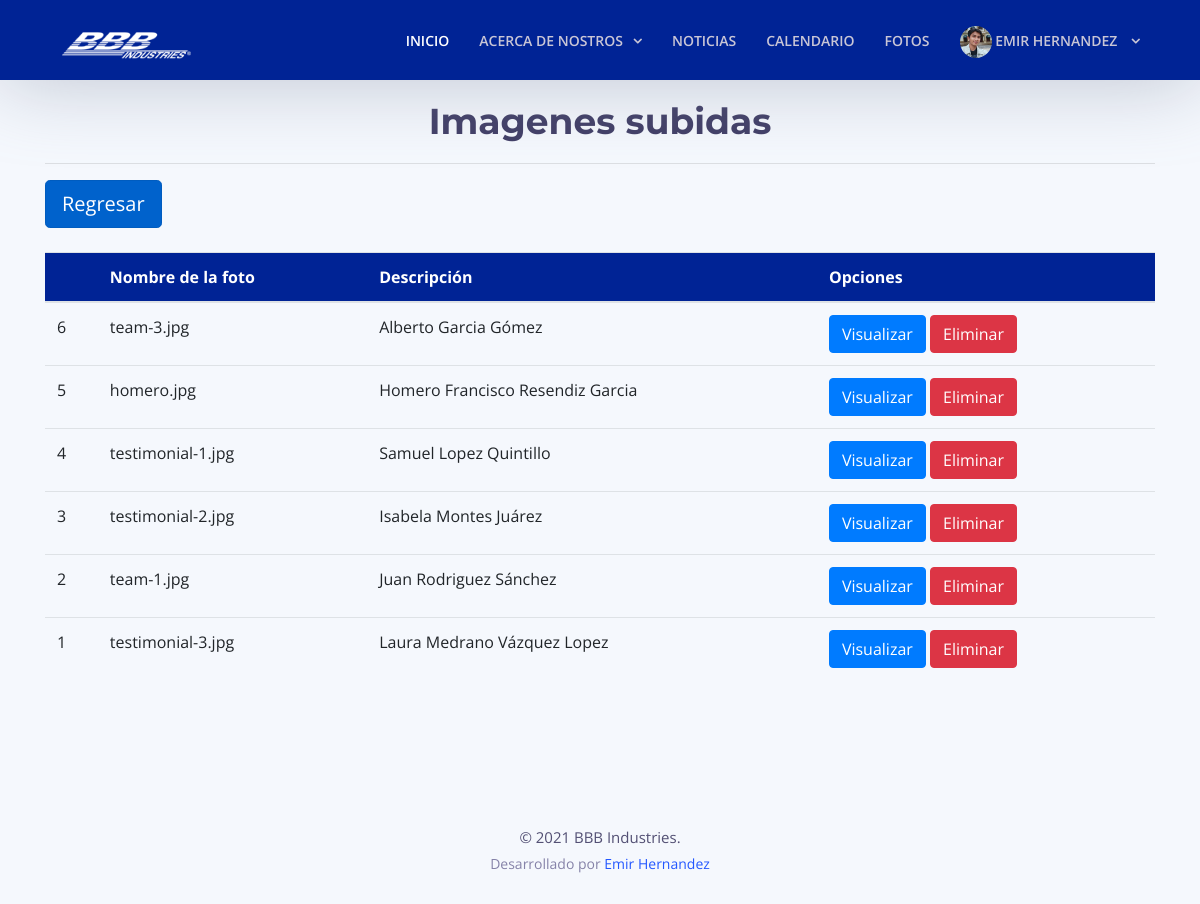
The app's page /images/all_img.php (signed in) with its own data.
### tables this page shows
CREATE TABLE `tbl_images`  (
  `id` int NOT NULL AUTO_INCREMENT,
  `image` varchar(200) NOT NULL,
  `text` text NOT NULL,
  `fcreate` datetime(6) NULL DEFAULT current_timestamp(6),
  PRIMARY KEY (`id`) USING BTREE
);

### images/all_img.php (the view, shortened to what this page needs)
<!DOCTYPE html>
<html lang="en">
<head>
    <link href="../lib/bootstrap/css/bootstrap.min.css" rel="stylesheet">
    <link href="../lib/font-awesome/css/font-awesome.min.css" rel="stylesheet">
    <link href="../lib/animate/animate.min.css" rel="stylesheet">
    <link href="../lib/ionicons/css/ionicons.min.css" rel="stylesheet">
    <link href="../lib/owlcarousel/assets/owl.carousel.min.css" rel="stylesheet">
    <link href="../lib/lightbox/css/lightbox.min.css" rel="stylesheet">
    <link href="../css/style.css" rel="stylesheet">
</head>
<body>
    <header id="header" style="height: 80px;">
        <div class="container">
            <div class="logo float-left">
                <a href="../" class="scrollto"><img src="../img/logo.png" alt="" class="img-fluid"></a>
            </div>
            <nav class="main-nav float-right d-none d-lg-block">
                <ul>
                    <li class="active"><a href="../">Inicio</a></li>
                    <li class="drop-down"><a href="">Acerca de nostros</a>
                    </li>
                    <li><a href="../noticias/noticias.php">Noticias</a></li>
                    <li><a href="../calendario.php">Calendario</a></li>
                    <li><a href="../images/imagenes.php">Fotos</a></li>
                    <li class="drop-down">
                        <a href="" style="height: 42px; padding-bottom: 0px; padding-top: 6px">
                            <img src="../account/user_pics/<?php echo $_SESSION['username'] . ".jpg" ?>" width="32" height="32" class="rounded-circle">
                            <?php echo $_SESSION['name'] ?>
                        </a>
                    </li>
                </ul>
            </nav>
        </div>
    </header>
    <main id="main">
        <?php
        $error = false;
        $config = include '../config.php';
        try {
            $dsn = 'mysql:host=' . $config['db']['host'] . ';dbname=' . $config['db']['name'];
            $conexion = new PDO($dsn, $config['db']['user'], $config['db']['pass'], $config['db']['options']);
            $consultaSQL = "SELECT * FROM tbl_images ORDER BY fcreate DESC;";
            $sentencia = $conexion->prepare($consultaSQL);
            $sentencia->execute();
            $foto = $sentencia->fetchAll();
        } catch (PDOException $error) {
            $error = $error->getMessage();
        }
        ?>
        <section id="portfolio" class="section-bg">
            <div>
                <div class="container">
                    <div class="cwp4-two row">
                        <div class="cwp4-text col-lg-12">
                            <header class="section-header">
                                <h3 class="section-title">Imagenes subidas</h3>
                            </header>
                            <hr>
                            <div>
                                <a href="../" class="btn btn-primary btn-lg active" role="button" aria-pressed="true">Regresar</a>
                            </div><br>
                            <table class="table table-hover">
                                <thead style="background-color:#002395; color:white;">
                                    <tr>
                                        <th scope="col"></th>
                                        <th scope="col">Nombre de la foto</th>
                                        <th scope="col">Descripción</th>
                                        <th scope="col">Opciones</th>
                                    </tr>
                                </thead>
                                <tbody>
                                    <?php
                                    if ($foto && $sentencia->rowCount() > 0) {
                                        foreach ($foto as $fila) {
                                    ?>
                                            <tr>
                                                <td><?php echo ($fila["id"]); ?></td>
                                                <td><?php echo ($fila["image"]); ?></td>
                                                <td><?php echo ($fila["text"]); ?></td>
                                                <td>
                                                    <a href="../images/img/<?php echo ($fila["image"]); ?>" class="btn btn-primary btn-md">Visualizar</a>
                                                    <a href="../images/delete.php?id=<?php echo $fila['id']; ?>?" class="btn btn-danger btn-md">Eliminar</a>
                                                </td>
                                            </tr>
                                    <?php
                                        }
                                    }
                                    ?>
                                </tbody>
                            </table>
                        </div>
                    </div>
                </div>
        </section>
    </main>
    <footer id="footer" style="background-color: #f5f8fd;">
        <div class="container">
            <div class="copyright">
                &copy;
                 BBB Industries.
            </div>
            <div class="credits">
                Desarrollado por <a href="http://emirhernandez.epizy.com/" target="_blank">Emir Hernandez</a>
            </div>
        </div>
    </footer>
</body>
</html>

### css/style.css (style rules this page uses)
body { background: #fff; color: #444; font-family: "Open Sans", sans-serif; }
a { color: #1bb1dc; transition: 0.5s; }
h1, h2, h3, h4, h5, h6 { font-family: "Montserrat", sans-serif; font-weight: 400; margin: 0 0 20px 0; padding: 0; }
#header { height: 110px; transition: all 0.5s; z-index: 997; transition: all 0.5s; padding: 20px 0; position: fixed; left: 0; top: 0; right: 0; transition: all 0.5s; z-index: 997; background-color: #002395; box-shadow: 0px 0px 80px rgba(127, 137, 161, 0.486); }
#header .logo img { padding: 0; margin: 7px 0; max-height: 39px; }
.main-nav, .main-nav * { margin: 0; padding: 0; list-style: none; }
.main-nav > ul > li { position: relative; white-space: nowrap; float: left; }
.main-nav a { display: block; position: relative; color: #c9c6d6; padding: 10px 15px; transition: 0.3s; font-size: 14px; font-family: "Open Sans", sans-serif; text-transform: uppercase; font-weight: 600; }
.main-nav a:hover, .main-nav .active > a, .main-nav li:hover > a { color: #ffffff; text-decoration: none; }
.main-nav .drop-down > a:after { content: "\f107"; font-family: FontAwesome; padding-left: 10px; }
.mobile-nav { position: fixed; top: 0; bottom: 0; z-index: 9999; overflow-y: auto; left: -260px; width: 260px; padding-top: 18px; background: rgba(40, 38, 70, 0.8); transition: 0.4s; }
.mobile-nav * { margin: 0; padding: 0; list-style: none; }
.mobile-nav a { display: block; position: relative; color: #fff; padding: 10px 20px; font-weight: 500; }
.mobile-nav a:hover, .mobile-nav .active > a, .mobile-nav li:hover > a { color: #8dc2fa; text-decoration: none; }
.mobile-nav .drop-down > a:after { content: "\f078"; font-family: FontAwesome; padding-left: 10px; position: absolute; right: 15px; }
.mobile-nav .drop-down > a { padding-right: 35px; }
.section-header h3 { font-size: 36px; color: #413e66; text-align: center; font-weight: 700; position: relative; font-family: "Montserrat", sans-serif; }
.section-bg { background: #f5f8fd; }
#portfolio { padding: 100px 0; }
#footer { padding: 0 0 30px 0; font-size: 14px; background: #fff; }
#footer .copyright { text-align: center; padding-top: 30px; color: #535074; font-size: 15px; }
#footer .credits { text-align: center; font-size: 14px; padding-top: 4px; color: #8582a8; }
#footer .credits a { color: #2357ff; }

### images/all_img.php (style rules this page uses)
body { background: #f5f8fd; color: #444; font-family: "Open Sans", sans-serif; }

### records on screen
tbl_images: id "6", image "team-3.jpg", text "Alberto Garcia Gómez"
tbl_images: id "5", image "homero.jpg", text "Homero Francisco Resendiz Garcia"
tbl_images: id "4", image "testimonial-1.jpg", text "Samuel Lopez Quintillo"
tbl_images: id "3", image "testimonial-2.jpg", text "Isabela Montes Juárez"
tbl_images: id "2", image "team-1.jpg", text "Juan Rodriguez Sánchez"
tbl_images: id "1", image "testimonial-3.jpg", text "Laura Medrano Vázquez Lopez"

### other values on screen
$_SESSION['name'] "EMIR HERNANDEZ"
